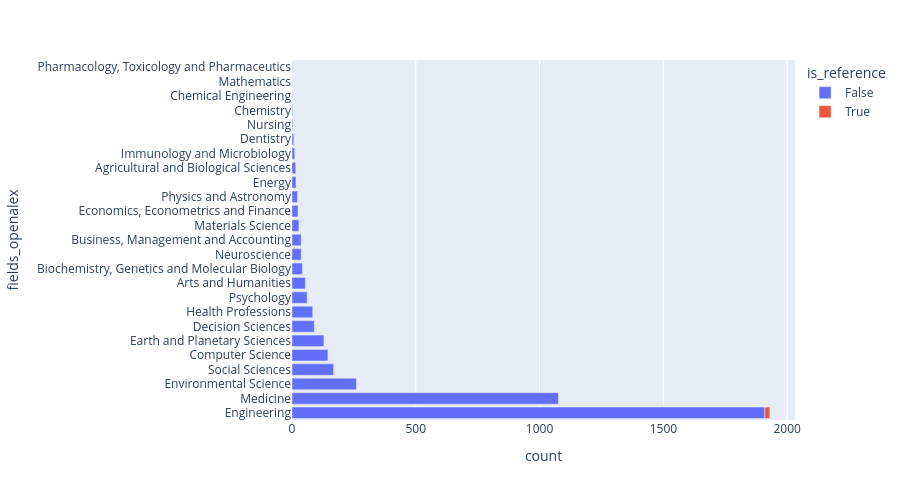

Notebook code for this chart:
### Markdown cell above
#### Fields in OpenAlex

### Code cell
plot_histogram(df_recent,"fields_openalex")

### Figure 1 — Plotly figure (JSON) as saved in the notebook; plotly's stock layout.template omitted (floating-point values rounded to 4 significant figures)
{"data": [{"hovertemplate": "is_reference=False<br>count=%{x}<br>fields_openalex=%{y}<extra></extra>", "legendgroup": "False", "marker": {"color": "#636efa", "pattern": {"shape": ""}}, "name": "False", "orientation": "h", "showlegend": true, "textposition": "auto", "type": "bar", "x": [1910, 1076, 260, 169, 145, 129, 90, 84, 61, 54, 42, 37, 37, 28, 24, 22, 16, 15, 11, 7, 3, 3, 1, 1, 1], "xaxis": "x", "y": ["Engineering", "Medicine", "Environmental Science", "Social Sciences", "Computer Science", "Earth and Planetary Sciences", "Decision Sciences", "Health Professions", "Psychology", "Arts and Humanities", "Biochemistry, Genetics and Molecular Biology", "Neuroscience", "Business, Management and Accounting", "Materials Science", "Economics, Econometrics and Finance", "Physics and Astronomy", "Energy", "Agricultural and Biological Sciences", "Immunology and Microbiology", "Dentistry", "Nursing", "Chemistry", "Chemical Engineering", "Mathematics", "Pharmacology, Toxicology and Pharmaceutics"], "yaxis": "y"}, {"hovertemplate": "is_reference=True<br>count=%{x}<br>fields_openalex=%{y}<extra></extra>", "legendgroup": "True", "marker": {"color": "#EF553B", "pattern": {"shape": ""}}, "name": "True", "orientation": "h", "showlegend": true, "textposition": "auto", "type": "bar", "x": [20, 1], "xaxis": "x", "y": ["Engineering", "Social Sciences"], "yaxis": "y"}], "layout": {"barmode": "relative", "height": 500, "legend": {"title": {"text": "is_reference"}, "tracegroupgap": 0}, "margin": {"t": 60}, "xaxis": {"anchor": "y", "domain": [0, 1], "title": {"text": "count"}}, "yaxis": {"anchor": "x", "domain": [0, 1], "title": {"text": "fields_openalex"}}}}
